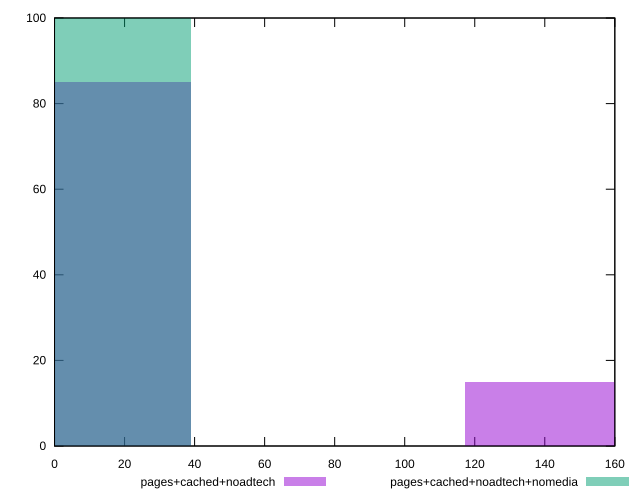

Here is the gnuplot script that generated this plot:
reset

$pagesCachedNoadtech <<EOF
0 85
156.1494988534712 15
EOF

$pagesCachedNoadtechNomedia <<EOF
0 100
EOF

set key outside below
set boxwidth 78.0747494267356
set xrange [0:160]
set yrange [0:100]
set trange [0:100]
set style fill transparent solid 0.5 noborder
set terminal svg size 640, 500 enhanced background rgb 'white'
set output "report_00018_2021-02-10T15-25-16.877Z/unminified-javascript/comparison/histogram/2_vs_3.svg"

plot $pagesCachedNoadtech title "pages+cached+noadtech" with boxes, \
     $pagesCachedNoadtechNomedia title "pages+cached+noadtech+nomedia" with boxes

reset
